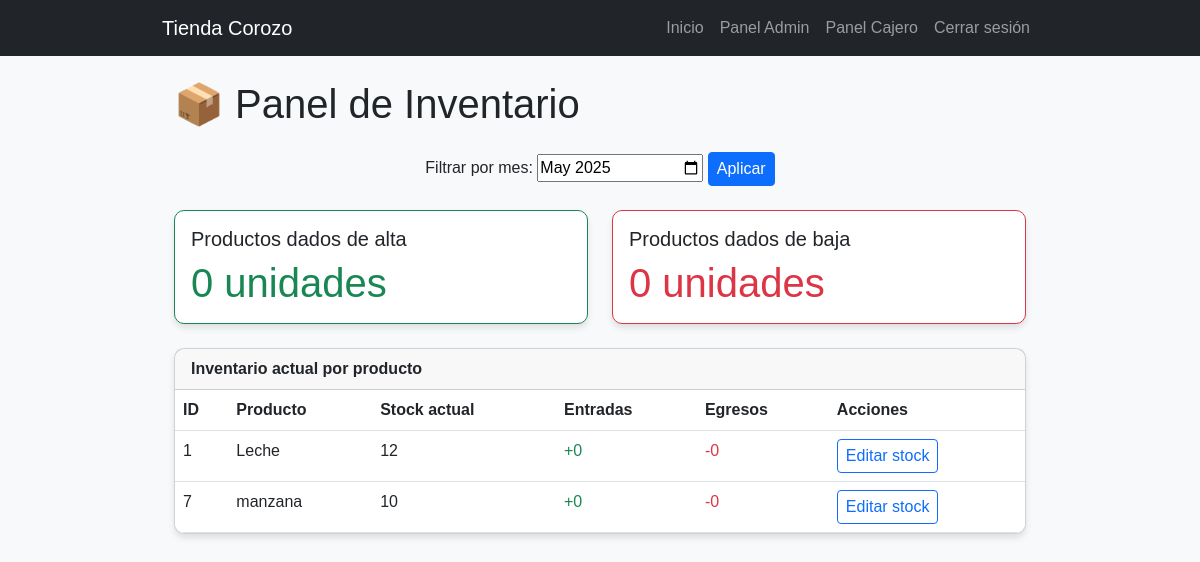
/dashboard/inventario/ (signed in), run on an earlier commit of the app's database.
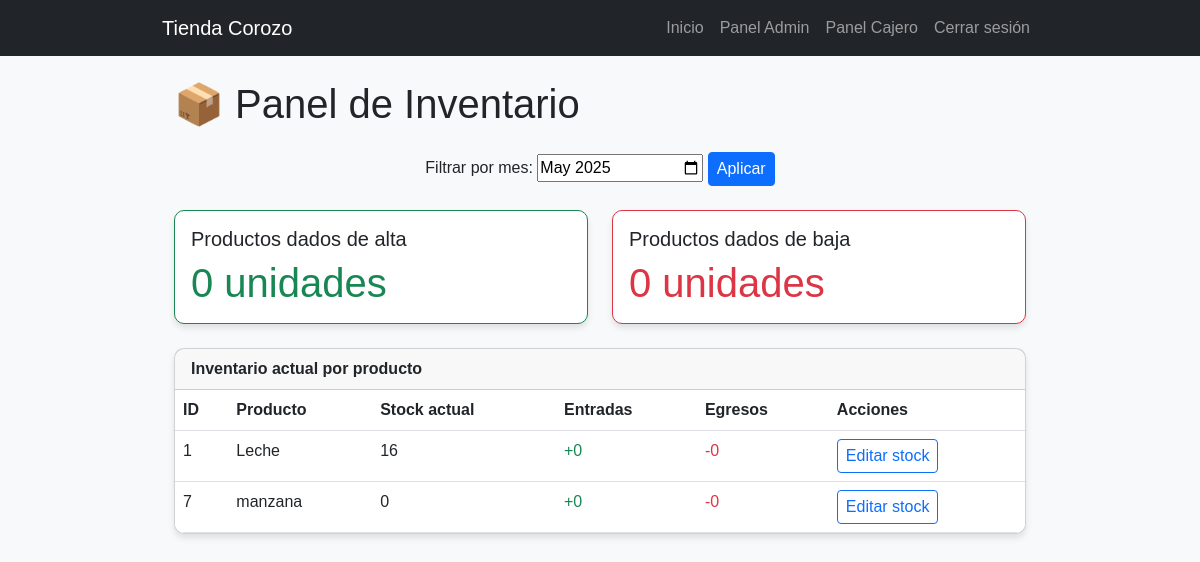
And on a later commit of the database.
### tasks/models.py (models this page shows, shortened)
class Producto(models.Model):
    nombre = models.CharField(max_length=100)
    descripcion = models.TextField(default='Sin descripción')
    precio = models.DecimalField(max_digits=10, decimal_places=2)
    stock = models.IntegerField(default=0)
    codigo_barras = models.CharField(max_length=50, unique=True)
    proveedor = models.ForeignKey('Proveedor', on_delete=models.CASCADE, null=True, blank=True)
    imagen = models.ImageField(upload_to='productos/', blank=True, null=True)
    qr_code = models.ImageField(upload_to='qr_codes/', blank=True, null=True)

### tasks/decorators.py (the view)
        @login_required
        def _wrapped_view(request, *args, **kwargs):
            try:
                usuario = Usuario.objects.get(user=request.user)
                if usuario.rol.nombre_rol in lista_roles or request.user.is_superuser:
                    return view_func(request, *args, **kwargs)
            except Usuario.DoesNotExist:
                pass
            return redirect('no_autorizado')

### tasks/context_processors.py (called while the page is built)
def rol_usuario(request):
    if request.user.is_authenticated:
        try:
            return {'user_rol': request.user.usuario.rol.nombre_rol}
        except:
            return {'user_rol': None}
    return {'user_rol': None}

### tasks/templates/panel_inventario.html (shortened to what this page needs)
{% extends 'base.html' %}
{% load static %}
{% block content %}
<div class="container">
  <h1 class="mb-4">📦 Panel de Inventario</h1>
  <form method="get" class="text-center mb-4">
    <label for="mes">Filtrar por mes:</label>
    <input type="month" id="mes" name="mes" value="{{ mes_actual }}">
    <button type="submit" class="btn btn-primary btn-sm">Aplicar</button>
  </form>
  <div class="row mb-4">
    <div class="col-md-6">
      <div class="card border-success">
        <div class="card-body">
          <h5 class="card-title">Productos dados de alta</h5>
          <p class="card-text display-6 text-success">{{ total_entradas }} unidades</p>
        </div>
      </div>
    </div>
    <div class="col-md-6">
      <div class="card border-danger">
        <div class="card-body">
          <h5 class="card-title">Productos dados de baja</h5>
          <p class="card-text display-6 text-danger">{{ total_egresos }} unidades</p>
        </div>
      </div>
    </div>
  </div>
  <div class="card mb-4">
    <div class="card-header fw-semibold">Inventario actual por producto</div>
    <div class="card-body p-0">
      <table class="table table-hover mb-0">
        <thead>
          <tr>
            <th>ID</th>
            <th>Producto</th>
            <th>Stock actual</th>
            <th>Entradas</th>
            <th>Egresos</th>
            <th>Acciones</th>
          </tr>
        </thead>
        <tbody>
          {% for item in inventario %}
          <tr>
            <td>{{ item.producto.id }}</td>
            <td>{{ item.producto.nombre }}</td>
            <td>{{ item.stock_actual }}</td>
            <td class="text-success">+{{ item.total_entradas }}</td>
            <td class="text-danger">-{{ item.total_egresos }}</td>
            <td>
              <a href="{% url 'actualizar_stock' item.producto.id %}" class="btn btn-sm btn-outline-primary">
                Editar stock
              </a>
            </td>
          </tr>
          {% empty %}
          <tr><td colspan="6" class="text-center">No hay productos registrados.</td></tr>
          {% endfor %}
        </tbody>
      </table>
    </div>
  </div>
</div>
{% endblock %}

What changed in the data, as far as the page shows it:
changed Producto "Leche": stock_actual "12" → "16"
changed Producto "manzana": stock_actual "10" → "0"
